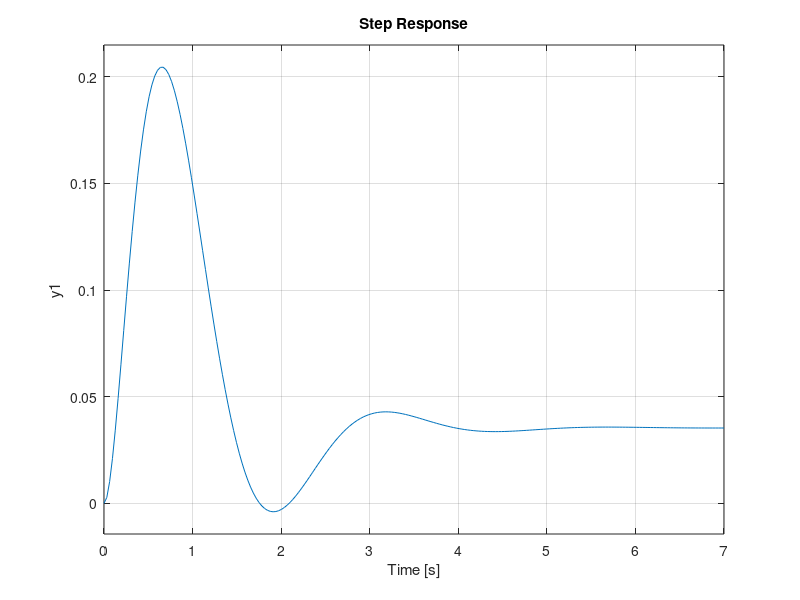

The MATLAB source for this figure:
clear all; clc;

%%
G1 = tf([1, 3, 1], [2, 5, 3]);
G2 = zpk(-1, [-2, -10], 2);
G3 = tf(5, [1, 7]);
G4 = tf([1, 0.3], [1, 1, 6]);

H = 1.5;

G = (G1*G2+G3)*G4;

sys = feedback(G, H);

step(sys);
